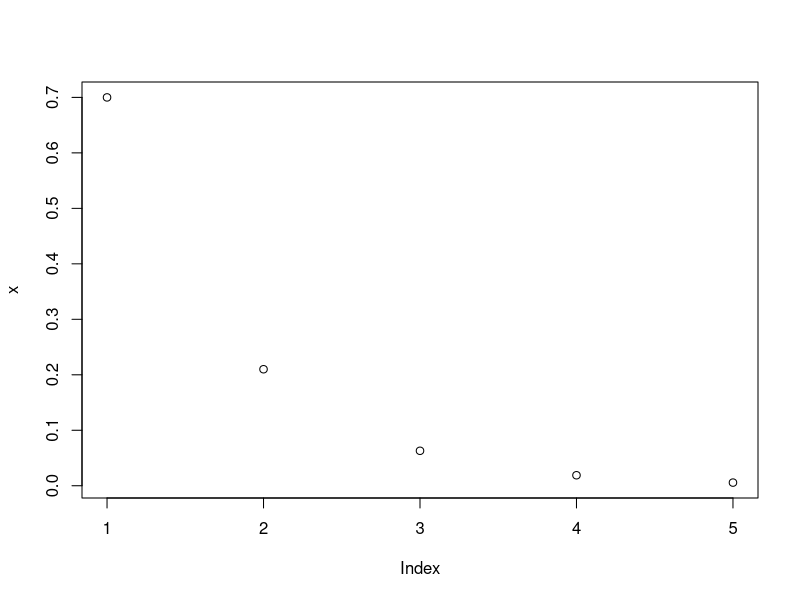

This chart was generated by the following R code:
## ---- chunk 1
x<-c(0,2,0,1.6,2,1.8,2,1.7,1.9,0,2)
stem(x)
## ---- chunk 2
pnorm(1100,mean=1100,sd=200)
## ---- chunk 3
pnorm(1400,mean=1100,sd=200)
## ---- chunk 4
1 - pnorm(1190,mean=1100,sd=200)
## ---- chunk 5
1 - pnorm(0.45,mean=0,sd=1)
## ---- chunk 6
(a <- dgeom(x=0,prob=0.7)) # the first person
(b <- dgeom(x=1,prob=0.7)) # the second person
(c <- dgeom(x=2,prob=0.7)) # the third person
(d <- dgeom(x=3,prob=0.7)) # the fourth person
(e <- dgeom(x=4,prob=0.7)) # the fifth person
## ---- chunk 7
x<-c(a,b,c,d,e)
plot(x)
## ---- chunk 8
dbinom(4, size=12, prob=0.2)
## ---- chunk 9
dbinom(0, size=12, prob=0.2) +
dbinom(1, size=12, prob=0.2) +
dbinom(2, size=12, prob=0.2) +
dbinom(3, size=12, prob=0.2) +
dbinom(4, size=12, prob=0.2)
## ---- chunk 10
pbinom(4, size=12, prob=0.2)
## ---- chunk 11
ppois(16, lambda=12)   # lower tail
## ---- chunk 12
ppois(16, lambda=12, lower=FALSE)   # upper tail
